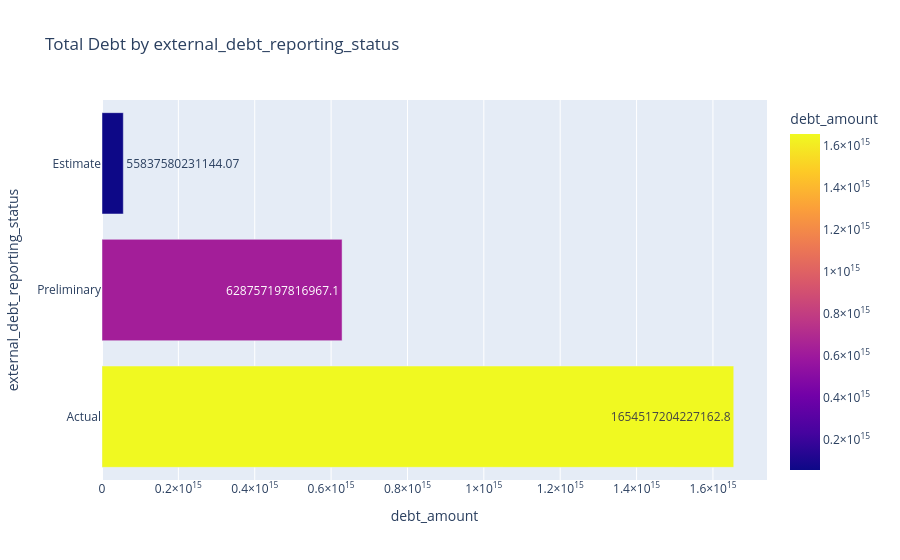

The notebook cell saved with this chart:
### Code cell
fig = px.bar(data_frame=external_debt_reporting_status_debt,x="debt_amount",y="external_debt_reporting_status",orientation="h",title="Total Debt by external_debt_reporting_status",color="debt_amount",text="debt_amount")
fig.show()

### Figure 1 — Plotly figure (JSON) as saved in the notebook; plotly's stock layout.template omitted (floating-point values rounded to 4 significant figures)
{"data": [{"hovertemplate": "debt_amount=%{marker.color}<br>external_debt_reporting_status=%{y}<extra></extra>", "legendgroup": "", "marker": {"color": [1655000000000000.0, 628800000000000.0, 55840000000000.0], "coloraxis": "coloraxis", "pattern": {"shape": ""}}, "name": "", "orientation": "h", "showlegend": false, "text": [1655000000000000.0, 628800000000000.0, 55840000000000.0], "textposition": "auto", "type": "bar", "x": [1655000000000000.0, 628800000000000.0, 55840000000000.0], "xaxis": "x", "y": ["Actual", "Preliminary", "Estimate"], "yaxis": "y"}], "layout": {"barmode": "relative", "coloraxis": {"colorbar": {"title": {"text": "debt_amount"}}, "colorscale": [[0, "#0d0887"], [0.1111, "#46039f"], [0.2222, "#7201a8"], [0.3333, "#9c179e"], [0.4444, "#bd3786"], [0.5556, "#d8576b"], [0.6667, "#ed7953"], [0.7778, "#fb9f3a"], [0.8889, "#fdca26"], [1, "#f0f921"]]}, "legend": {"tracegroupgap": 0}, "title": {"text": "Total Debt by external_debt_reporting_status"}, "xaxis": {"anchor": "y", "domain": [0, 1], "title": {"text": "debt_amount"}}, "yaxis": {"anchor": "x", "domain": [0, 1], "title": {"text": "external_debt_reporting_status"}}}}
